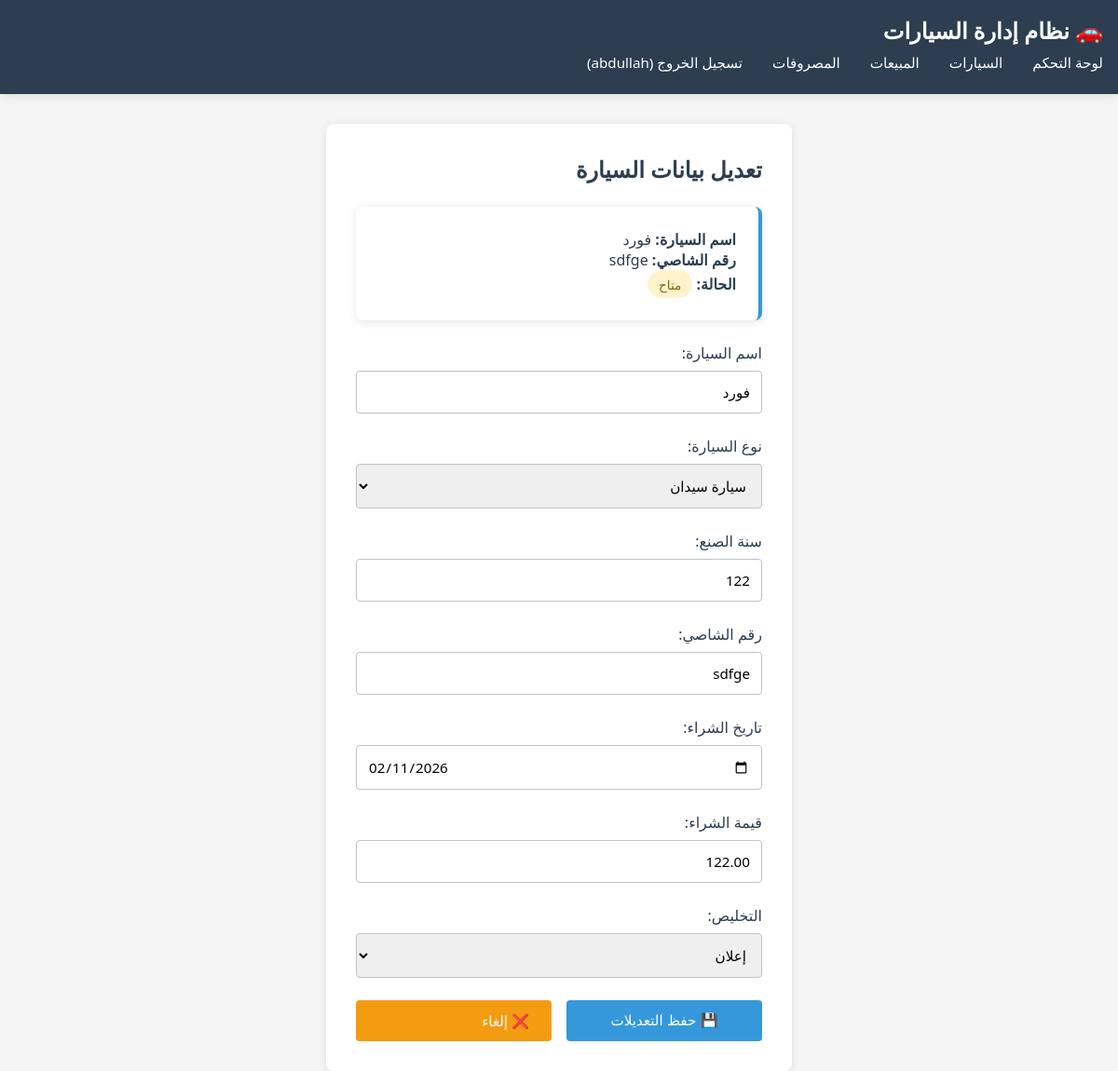
/cars/4/edit/ (signed in), run on the app's committed database.
### car_app/models.py (models this page shows, shortened)
class Car(models.Model):
    CAR_TYPE_CHOICES = [
        ('sedan', 'سيارة سيدان'),
        ('suv', 'سيارة SUV'),
        ('truck', 'شاحنة'),
        ('van', 'فان'),
        ('coupe', 'كوبيه'),
        ('hatchback', 'هاتشباك'),
    ]
    CLEARANCE_CHOICES = [
        ('purchase', 'شراء'),
        ('auction', 'إعلان'),
    ]
    STATUS_CHOICES = [
        ('available', 'غير مباع'),
        ('sold', 'مباع'),
    ]
    user = models.ForeignKey(User, on_delete=models.CASCADE, related_name='cars')
    name = models.CharField(max_length=150, verbose_name='اسم السيارة', null=True, blank=True, default='')
    car_type = models.CharField(max_length=50, choices=CAR_TYPE_CHOICES)
    year = models.IntegerField()
    chassis_number = models.CharField(max_length=50, unique=True)
    purchase_date = models.DateField()
    purchase_value = models.DecimalField(max_digits=12, decimal_places=2)
    clearance_type = models.CharField(max_length=20, choices=CLEARANCE_CHOICES)
    status = models.CharField(max_length=20, choices=STATUS_CHOICES, default='available')
    created_at = models.DateTimeField(auto_now_add=True)
    updated_at = models.DateTimeField(auto_now=True)
    class Meta:
        ordering = ['-created_at']

### car_app/views.py (the view)
# urls.py: path('cars/<int:car_id>/edit/', views.edit_car, name='edit_car'),
@login_required
def edit_car(request, car_id):
    car = get_object_or_404(Car, id=car_id, user=request.user)
    if request.method == 'POST':
        form = CarForm(request.POST, instance=car)
        if form.is_valid():
            form.save()
            messages.success(request, f'✓ تم حفظ تعديلات السيارة "{car.name}" بنجاح!')
            return redirect('car_list')
        else:
            messages.error(request, '❌ حدث خطأ في النموذج. تحقق من البيانات المدخلة.')
    else:
        form = CarForm(instance=car)
    return render(request, 'car_app/edit_car.html', {'form': form, 'car': car})

### car_app/forms.py (shortened to what this page needs)
class CarForm(forms.ModelForm):
    class Meta:
        model = Car
        fields = ['name', 'car_type', 'year', 'chassis_number', 'purchase_date',
                  'purchase_value', 'clearance_type']
        widgets = {
            'name': forms.TextInput(attrs={'class': 'form-control'}),
            'car_type': forms.Select(attrs={'class': 'form-control'}),
            'year': forms.NumberInput(attrs={'class': 'form-control'}),
            'chassis_number': forms.TextInput(attrs={'class': 'form-control'}),
            'purchase_date': forms.DateInput(attrs={'class': 'form-control', 'type': 'date'}),
            'purchase_value': forms.NumberInput(attrs={'class': 'form-control', 'step': '0.01'}),
            'clearance_type': forms.Select(attrs={'class': 'form-control'}),
        }

### car_app/templates/car_app/edit_car.html (shortened to what this page needs)
{% extends 'base.html' %}
{% block content %}
<div class="form-container">
    <h2 class="mb-3">تعديل بيانات السيارة</h2>
    <div class="card mb-3">
        <p><strong>اسم السيارة:</strong> {{ car.name }}</p>
        <p><strong>رقم الشاصي:</strong> {{ car.chassis_number }}</p>
        <p><strong>الحالة:</strong>
            {% if car.status == 'sold' %}
                <span class="badge badge-success">✓ مباع</span>
            {% else %}
                <span class="badge badge-warning">متاح</span>
            {% endif %}
        </p>
    </div>
    <form method="post">
        <div class="form-group">
            <label for="id_name">اسم السيارة:</label>
            {{ form.name }}
        </div>
        <div class="form-group">
            <label for="id_car_type">نوع السيارة:</label>
            {{ form.car_type }}
        </div>
        <div class="form-group">
            <label for="id_year">سنة الصنع:</label>
            {{ form.year }}
        </div>
        <div class="form-group">
            <label for="id_chassis_number">رقم الشاصي:</label>
            {{ form.chassis_number }}
        </div>
        <div class="form-group">
            <label for="id_purchase_date">تاريخ الشراء:</label>
            {{ form.purchase_date }}
        </div>
        <div class="form-group">
            <label for="id_purchase_value">قيمة الشراء:</label>
            {{ form.purchase_value }}
        </div>
        <div class="form-group">
            <label for="id_clearance_type">التخليص:</label>
            {{ form.clearance_type }}
        </div>
        <div class="d-flex gap-1">
            <button type="submit" class="btn btn-primary" style="flex: 1;">💾 حفظ التعديلات</button>
            <a href="{% url 'car_list' %}" class="btn btn-warning" style="flex: 1;">❌ إلغاء</a>
        </div>
    </form>
</div>
{% endblock %}

### car_project/templates/base.html (shortened to what this page needs)
<!DOCTYPE html>
<html lang="ar">
<head>
    {% load static %}
    <link rel="stylesheet" href="{% static 'css/style.css' %}">
</head>
<body>
    {% if user.is_authenticated %}
    <nav class="navbar">
        <div class="container">
            <div class="nav-wrapper">
                <div class="logo">🚗 نظام إدارة السيارات</div>
            </div>
            <ul class="nav-menu" id="navMenu">
                <li><a href="{% url 'dashboard' %}">لوحة التحكم</a></li>
                <li><a href="{% url 'car_list' %}">السيارات</a></li>
                <li><a href="{% url 'sales_list' %}">المبيعات</a></li>
                <li><a href="{% url 'expenses_list' %}">المصروفات</a></li>
                <li><a href="{% url 'logout' %}">تسجيل الخروج ({{ user.username }})</a></li>
            </ul>
        </div>
    </nav>
    {% endif %}
    <div class="container">
        {% block content %}{% endblock %}
    </div>
</body>
</html>

### static/css/style.css (style rules this page uses)
* { margin: 0; padding: 0; box-sizing: border-box; }
:root { --primary-color: #2c3e50; --secondary-color: #3498db; --success-color: #27ae60; --danger-color: #e74c3c; --warning-color: #f39c12; --light-bg: #ecf0f1; --text-dark: #2c3e50; --text-light: #7f8c8d; --border-color: #bdc3c7; --shadow: 0 2px 10px rgba(0, 0, 0, 0.1); }
body { font-family: 'Segoe UI', Tahoma, Geneva, Verdana, sans-serif; background-color: #f5f5f5; color: var(--text-dark); direction: rtl; }
.navbar { background-color: var(--primary-color); padding: 1rem 0; box-shadow: var(--shadow); margin-bottom: 2rem; position: sticky; top: 0; z-index: 1000; }
.navbar .container { max-width: 1200px; margin: 0 auto; padding: 0 1rem; }
.nav-wrapper { display: flex; justify-content: space-between; align-items: center; }
.navbar .logo { color: white; font-size: 1.5rem; font-weight: bold; }
.nav-menu { list-style: none; display: flex; gap: 2rem; }
.navbar a { color: white; text-decoration: none; font-size: 0.95rem; transition: color 0.3s; display: block; padding: 0.5rem 0; }
.container { max-width: 1200px; margin: 0 auto; padding: 0 1rem; }
.card { background: white; padding: 1.5rem; border-radius: 8px; box-shadow: var(--shadow); border-right: 4px solid var(--secondary-color); }
.btn { padding: 0.75rem 1.5rem; border: none; border-radius: 4px; cursor: pointer; font-size: 0.95rem; transition: all 0.3s; text-decoration: none; display: inline-block; }
.btn-primary { background-color: var(--secondary-color); color: white; }
.btn-warning { background-color: var(--warning-color); color: white; }
.form-container { background: white; padding: 2rem; border-radius: 8px; box-shadow: var(--shadow); max-width: 500px; margin: 0 auto; }
.form-group { margin-bottom: 1.5rem; }
label { display: block; margin-bottom: 0.5rem; font-weight: 500; color: var(--text-dark); }
.form-control { width: 100%; padding: 0.75rem; border: 1px solid var(--border-color); border-radius: 4px; font-size: 0.95rem; font-family: inherit; }
.badge { display: inline-block; padding: 0.35rem 0.75rem; border-radius: 20px; font-size: 0.85rem; font-weight: 500; }
.badge-warning { background-color: #fff3cd; color: #856404; }
.mb-3 { margin-bottom: 1.5rem; }
.d-flex { display: flex; }
.gap-1 { gap: 1rem; }

### data on the page
Car: name "فورد", chassis_number "sdfge", car_type "سيارة سيدان", year "122", purchase_date "02/11/2026", purchase_value "122.00", clearance_type "إعلان"

### other printed values
{{ user.username }} "abdullah"
